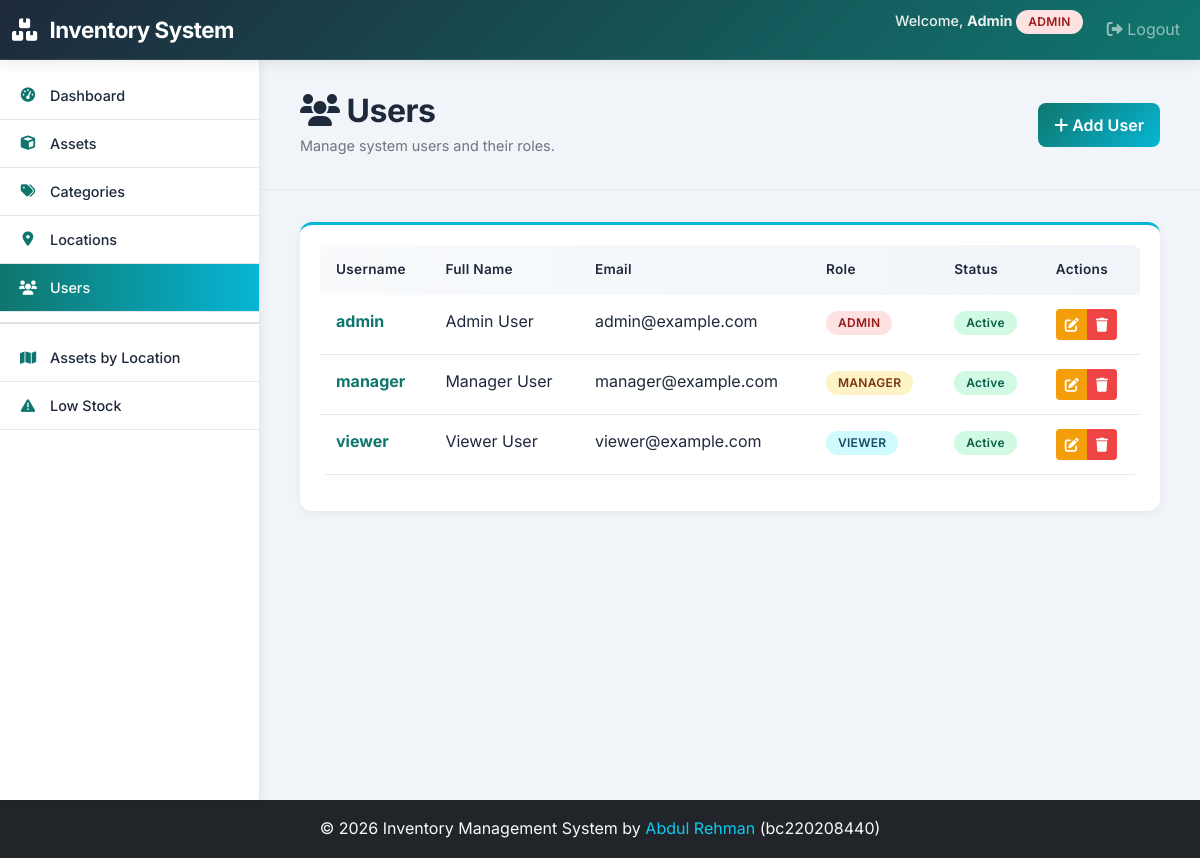
The page /users/ (signed in) on the database its author committed.
### assets/models.py (models this page shows, shortened)
class CustomUser(AbstractUser):
    ROLE_CHOICES = (
        ('ADMIN', 'Admin'),
        ('MANAGER', 'Manager'),
        ('VIEWER', 'Viewer'),
    )
    role = models.CharField(max_length=10, choices=ROLE_CHOICES, default='VIEWER')

### assets/views.py (the view)
# urls.py: path('users/', views.UserListView.as_view(), name='user_list'),
class UserListView(PermissionRequiredMixin, ListView):
    permission_required = "assets.view_customuser"
    raise_exception = True
    model = CustomUser
    template_name = "assets/user_list.html"
    context_object_name = "users"

### templates/assets/user_list.html (shortened to what this page needs)
{% extends 'base.html' %}
{% block content %}
<div class="page-header">
    <div class="row align-items-center">
        <div class="col">
            <h2><i class="fas fa-users"></i> Users</h2>
            <p class="text-muted">Manage system users and their roles.</p>
        </div>
        <div class="col-auto">
            <a href="{% url 'user_create' %}" class="btn btn-primary">
                <i class="fas fa-plus"></i> Add User
            </a>
        </div>
    </div>
</div>
<div class="card">
    <div class="card-body">
        <div class="table-responsive">
            <table class="table table-hover">
                <thead>
                    <tr>
                        <th>Username</th>
                        <th>Full Name</th>
                        <th>Email</th>
                        <th>Role</th>
                        <th>Status</th>
                        <th>Actions</th>
                    </tr>
                </thead>
                <tbody>
                    {% for user in object_list %}
                        <tr>
                            <td><strong style="color: #0f766e;">{{ user.username }}</strong></td>
                            <td>{{ user.get_full_name|default:'-' }}</td>
                            <td>{{ user.email }}</td>
                            <td>
                                <span class="badge role-{{ user.role|lower }}">
                                    {{ user.role }}
                                </span>
                            </td>
                            <td>
                                {% if user.is_active %}
                                    <span class="badge" style="background-color: #d1fae5; color: #065f46;">Active</span>
                                {% else %}
                                    <span class="badge" style="background-color: #fee2e2; color: #991b1b;">Inactive</span>
                                {% endif %}
                            </td>
                            <td>
                                <div class="btn-group btn-group-sm" role="group">
                                    <a href="{% url 'user_update' user.pk %}" class="btn btn-warning btn-sm">
                                        <i class="fas fa-edit"></i>
                                    </a>
                                    <a href="{% url 'user_delete' user.pk %}" class="btn btn-danger btn-sm">
                                        <i class="fas fa-trash"></i>
                                    </a>
                                </div>
                            </td>
                        </tr>
                    {% empty %}
                        <tr>
                            <td colspan="6" class="text-center text-muted py-4">
                                No users found.
                            </td>
                        </tr>
                    {% endfor %}
                </tbody>
            </table>
        </div>
    </div>
</div>
{% endblock %}

### templates/base.html (shortened to what this page needs)
<!DOCTYPE html>
<html lang="en">
<head>
    <link href="https://cdn.jsdelivr.net/npm/bootstrap@5.1.3/dist/css/bootstrap.min.css" rel="stylesheet">
    <link href="https://cdnjs.cloudflare.com/ajax/libs/font-awesome/6.0.0/css/all.min.css" rel="stylesheet">
</head>
<body>
    <nav class="navbar navbar-expand-lg navbar-dark fixed-top" style="z-index: 1050; height: 60px;">
        <div class="container-fluid">
            <a class="navbar-brand" href="{% url 'dashboard' %}">
                <i class="fas fa-boxes"></i> <span class="d-none d-sm-inline">Inventory System</span><span class="d-inline d-sm-none">IMS</span>
            </a>
            <div class="collapse navbar-collapse" id="navbarNav">
                <ul class="navbar-nav ms-auto">
                    {% if user.is_authenticated %}
                        <li class="nav-item">
                            <span class="navbar-text me-lg-3 d-block py-2 py-lg-0">
                                Welcome, <strong>{{ user.first_name|default:user.username }}</strong>
                                <span class="badge role-{{ user.role|lower }}">{{ user.role }}</span>
                            </span>
                        </li>
                        <li class="nav-item">
                            <a class="nav-link" href="{% url 'logout' %}">
                                <i class="fas fa-sign-out-alt"></i> Logout
                            </a>
                        </li>
                    {% else %}
                        <li class="nav-item">
                            <a class="nav-link" href="{% url 'login' %}">Login</a>
                        </li>
                    {% endif %}
                </ul>
            </div>
        </div>
    </nav>
    {% if user.is_authenticated %}
        <div class="sidebar" id="sidebar" style="height: calc(100vh - 60px);">
            <ul class="sidebar-menu">
                <li>
                    <a href="{% url 'dashboard' %}" {% if request.resolver_match.url_name == 'dashboard' %}class="active"{% endif %}>
                        <i class="fas fa-tachometer-alt"></i> Dashboard
                    </a>
                </li>
                <li>
                    <a href="{% url 'asset_list' %}" {% if 'asset' in request.resolver_match.url_name %}class="active"{% endif %}>
                        <i class="fas fa-cube"></i> Assets
                    </a>
                </li>
                <li>
                    <a href="{% url 'category_list' %}" {% if 'category' in request.resolver_match.url_name %}class="active"{% endif %}>
                        <i class="fas fa-tags"></i> Categories
                    </a>
                </li>
                <li>
                    <a href="{% url 'location_list' %}" {% if 'location' in request.resolver_match.url_name %}class="active"{% endif %}>
                        <i class="fas fa-map-marker-alt"></i> Locations
                    </a>
                </li>
                {% if user.role == 'ADMIN' %}
                    <li>
                        <a href="{% url 'user_list' %}" {% if 'user' in request.resolver_match.url_name %}class="active"{% endif %}>
                            <i class="fas fa-users"></i> Users
                        </a>
                    </li>
                {% endif %}
                <li style="border-bottom: 2px solid #dee2e6; margin: 10px 0;"></li>
                <li>
                    <a href="{% url 'report_assets_by_location' %}" {% if 'report_assets_by_location' in request.resolver_match.url_name %}class="active"{% endif %}>
                        <i class="fas fa-map"></i> Assets by Location
                    </a>
                </li>
                <li>
                    <a href="{% url 'report_low_stock' %}" {% if 'report_low_stock' in request.resolver_match.url_name %}class="active"{% endif %}>
                        <i class="fas fa-exclamation-triangle"></i> Low Stock
                    </a>
                </li>
            </ul>
        </div>
        <div class="main-content">
            {% block content %}{% endblock %}
        </div>
    {% else %}
        <div class="container" style="margin-top: 80px;">
        </div>
    {% endif %}
    <footer class="bg-dark text-light text-center py-3 mt-auto">
        <div class="container">
            <p class="mb-0">&copy; 2026 Inventory Management System by <a href="https://abdulrehmansarwar.vercel.app" class="text-info text-decoration-none" target="_blank">Abdul Rehman</a> (bc220208440)</p>
        </div>
    </footer>
</body>
</html>

### templates/base.html (style rules this page uses)
:root { --primary-color: #1e293b; --secondary-color: #0f766e; --accent-color: #06b6d4; --success-color: #10b981; --danger-color: #ef4444; --warning-color: #f59e0b; --bg-light: #f1f5f9; --card-bg: #ffffff; --border-color: #e2e8f0; }
* { font-family: 'Inter', sans-serif; }
body { font-family: 'Inter', sans-serif; background-color: var(--bg-light); color: var(--primary-color); line-height: 1.6; }
.navbar { background: linear-gradient(135deg, var(--primary-color) 0%, var(--secondary-color) 100%); box-shadow: 0 4px 12px rgba(0, 0, 0, 0.08); padding: 12px 0; border-bottom: 1px solid rgba(255, 255, 255, 0.1); }
.navbar-brand { font-weight: 700; font-size: 1.4rem; letter-spacing: -0.5px; color: white !important; }
.navbar-brand i { margin-right: 8px; }
.sidebar { background-color: var(--card-bg); height: calc(100vh - 60px); position: fixed; left: 0; top: 60px; width: 260px; overflow-y: auto; box-shadow: 2px 0 8px rgba(0, 0, 0, 0.06); z-index: 1020; border-right: 1px solid var(--border-color); }
.main-content { margin-left: 260px; margin-top: 60px; min-height: calc(100vh - 60px); background-color: var(--bg-light); overflow-x: hidden; position: relative; padding: 0 !important; display: flex; flex-direction: column; }
.sidebar-menu { list-style: none; padding: 12px 0; margin: 0; }
.sidebar-menu li { border-bottom: 1px solid var(--border-color); }
.sidebar-menu a { display: flex; align-items: center; gap: 12px; padding: 12px 18px; color: var(--primary-color); text-decoration: none; transition: all 0.25s ease; font-weight: 500; font-size: 0.9rem; }
.sidebar-menu a i { width: 20px; text-align: center; color: var(--secondary-color); }
.sidebar-menu a.active { background: linear-gradient(90deg, var(--secondary-color) 0%, var(--accent-color) 100%); color: white; border-left: 4px solid var(--secondary-color); padding-left: 14px; }
.sidebar-menu a.active i { color: white; }
.card { border: none; box-shadow: 0 2px 8px rgba(0, 0, 0, 0.06); border-radius: 12px; margin-bottom: 20px; transition: all 0.3s ease; background-color: var(--card-bg); border-top: 3px solid var(--accent-color); }
.card-body { padding: 20px; }
.btn-primary { background: linear-gradient(135deg, var(--secondary-color) 0%, var(--accent-color) 100%); border: none; font-weight: 600; padding: 10px 16px; border-radius: 8px; transition: all 0.3s ease; }
.btn-warning { color: #ffffff; background-color: var(--warning-color); border-color: var(--warning-color); font-weight: 600; }
.btn-danger { color: #ffffff; background-color: var(--danger-color); border-color: var(--danger-color); font-weight: 600; }
.badge { padding: 6px 12px; border-radius: 20px; font-weight: 600; font-size: 0.75rem; letter-spacing: 0.3px; }
.table { background-color: var(--card-bg); border-collapse: separate; border-spacing: 0; border-radius: 8px; overflow: hidden; }
.table thead { background: linear-gradient(90deg, #f8fafc 0%, #f1f5f9 100%); border-bottom: 2px solid var(--border-color); }
.table thead th { font-weight: 600; color: var(--primary-color); padding: 14px 16px; border: none; font-size: 0.85rem; letter-spacing: 0.3px; }
.table tbody td { padding: 14px 16px; border-bottom: 1px solid var(--border-color); color: var(--primary-color); }
.page-header { background-color: var(--bg-light); padding: 32px 40px; border-bottom: 1px solid var(--border-color); width: 100%; display: block; margin-bottom: 32px !important; flex-shrink: 0; }
.main-content > div:not(.page-header), .main-content > section, .main-content > form, .main-content > .alert, .main-content > .row, .main-content > .card { margin-left: 40px !important; margin-right: 40px !important; padding-left: 0 !important; padding-right: 0 !important; position: relative; }
.main-content > .row, .main-content > .card { width: calc(100% - 80px) !important; }
.row { margin-left: calc(var(--bs-gutter-x) * -.5); margin-right: calc(var(--bs-gutter-x) * -.5); }
.page-header h2 { font-weight: 700; color: var(--primary-color); margin-bottom: 4px; letter-spacing: -0.5px; }
.page-header p { color: #64748b; font-size: 0.9rem; margin: 0; }
.navbar-text { font-size: 0.9rem; color: #ecf0f1 !important; font-weight: 500; }
.role-admin { background-color: #fee2e2; color: #991b1b; }
.role-manager { background-color: #fef3c7; color: #78350f; }
.role-viewer { background-color: #cffafe; color: #164e63; }

### rows shown on the page
CustomUser: first_name "Admin", role "ADMIN", username "admin", get_full_name "Admin User", email "admin@example.com", is_active "Active"
CustomUser: username "manager", get_full_name "Manager User", email "manager@example.com", role "MANAGER", is_active "Active"
CustomUser: username "viewer", get_full_name "Viewer User", email "viewer@example.com", role "VIEWER", is_active "Active"
